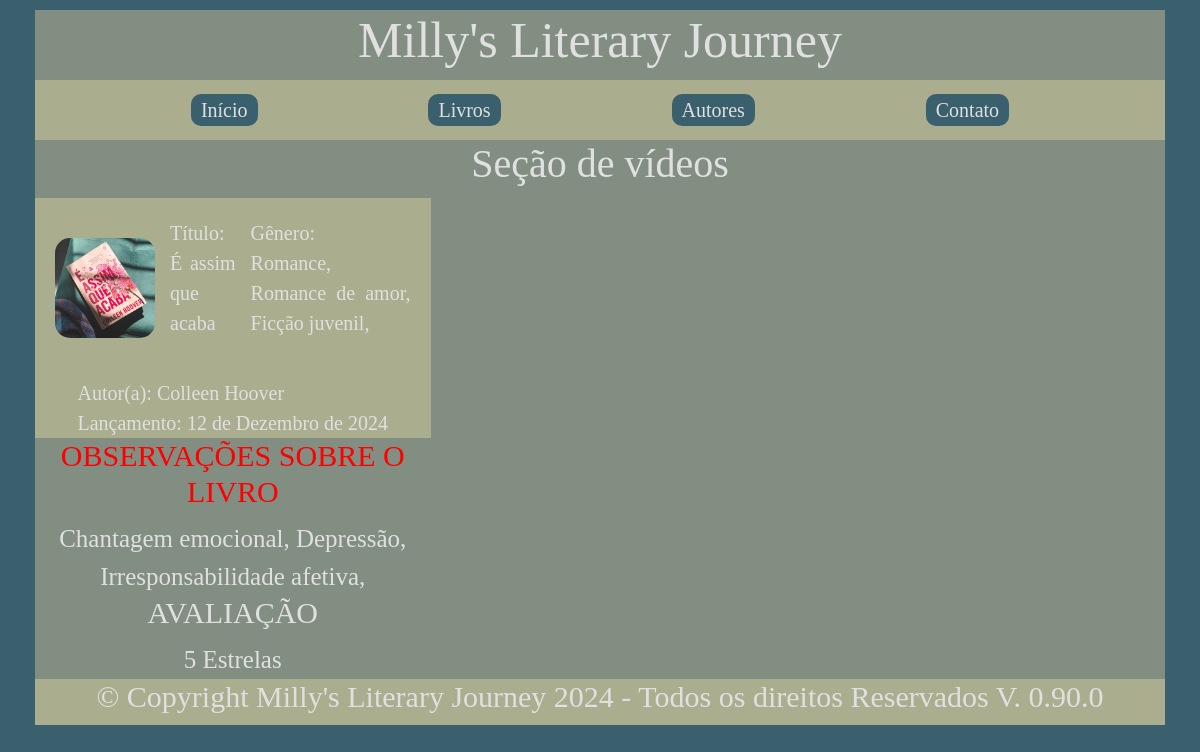
The page /livro/video/2 on the database its author committed.
### app/models.py (models this page shows, shortened)
class Livro(models.Model):
    capa = models.ImageField(upload_to="media", blank=True)
    titulo = models.CharField(max_length=80, blank=False)
    autor = models.ForeignKey(Autor, on_delete= models.PROTECT)
    generoLivro = models.ManyToManyField(Genero, blank=False)
    lancamento = models.DateField(blank=False)
    nota = models.IntegerField(blank=False)
    observacao = models.ManyToManyField(Observacoes, blank=False)
    resumo = models.TextField(blank=True)
    introducao = models.TextField(blank=False)
    desenvolvimento = models.TextField(blank=False)
    conclusao = models.TextField(blank=False)
    imagem01 = models.ImageField(upload_to="media", blank=True)
    imagem02 = models.ImageField(upload_to="media", blank=True)
    videos = models.ManyToManyField(Video, blank=True)

class Genero(models.Model):
    descricao = models.CharField(max_length=30, blank=False)

class Autor(models.Model):
    imagem = models.ImageField(upload_to="media", blank=True)
    nome = models.CharField(max_length=80, blank=False)
    naturalidade = models.CharField(max_length=100, blank=False)
    nascimento = models.DateField(blank=False)
    generoAutor = models.ManyToManyField(Genero)
    publicoAlvo = models.CharField(max_length=50, blank=False)
    editora = models.CharField(max_length=70, blank=True)
    resumo = models.TextField(blank=False)
    capaMaisLido01 = models.ImageField(upload_to="media", blank=True)
    capaMaisLido02 = models.ImageField(upload_to="media", blank=True)
    capaMaisLido03 = models.ImageField(upload_to="media", blank=True)
    maisLido = models.TextField(blank=True)
    livros = models.TextField(blank=True)

class Observacoes(models.Model):
    descricao = models.CharField(max_length=30,  blank=False)

### app/views.py (the view)
# urls.py: path('livro/video/<int:id>', videoLivro, name="videoLivro"),
def videoLivro(request, id):
    livroEscolhido = get_object_or_404(Livro, id=id)
    dadosPagina = {'paginaAtiva': 'video', 'livroEscolhido': livroEscolhido}
    return render(request, 'video.html', dadosPagina)

### app/templates/video.html (shortened to what this page needs)
{% extends 'base.html' %}
{% load static %}
{% block estilo %}
    <link rel="stylesheet" type="text/css" href="{% static 'CSS/estiloLink.css' %}">
    <link rel="stylesheet" type="text/css" href="{% static 'CSS/estilo.css' %}">
    <link rel="stylesheet" type="text/css" href="{% static 'CSS/estiloVideo.css' %}">
    <link rel="stylesheet" type="text/css" href="{% static 'CSS/estiloResposividadeVideo.css' %}">
{% endblock %}
{% block conteudo %}
    <div id="titulo">
        <h2>Seção de vídeos</h2>
    </div>
            <div id="primeiroBloco">
                <img img src="{{ livroEscolhido.capa.url }}" style="max-width: 100px">
                <p>Título:</br>{{ livroEscolhido.titulo }}</p>
                <p>
                    Gênero:</br>{% for genero in livroEscolhido.generoLivro.all %}
                        {{ genero.descricao }},
                        {% endfor %}
                </p>
            </div>
            <div id="segundoBloco">
                Autor(a): {{ livroEscolhido.autor.nome }}</br>
                Lançamento: {{livroEscolhido.lancamento}}
            </div>
            <div id="avaliacao">
                <h4>AVALIAÇÃO</h4>
                {{ livroEscolhido.nota }} Estrelas
            </div>
            <div id="observacoes">
                <h4>OBSERVAÇÕES SOBRE O LIVRO</h4>
                {% for observacao in livroEscolhido.observacao.all %}
                    {{ observacao.descricao }},
                {% endfor %}
            </div>
            <div id="video">
            </div>
{% endblock %}

### app/static/CSS/estilo.css (style rules this page uses)
* { font-family: 'serifadas', Times, serif; text-align: justify; color: #E0E0E0; font-size: 20px; }
h2 { text-align: center; }
body { background-color: #3A606E; padding: 5px; }

### app/static/CSS/estiloVideo.css (style rules this page uses)
#titulo { background-color: #828E82; }
#titulo h2 { text-align: center; }
#primeiroBloco { background-color: #AAAE8E; display: flex; flex-direction: row; justify-content: space-evenly; align-items: center; gap: 15px; padding: 20px; }
#primeiroBloco img { border-radius: 15px; }
#segundoBloco { background-color: #AAAE8E; display: flex; flex-direction: row; justify-content: space-evenly; align-items: center; }
#avaliacao { background-color: #828E82; text-align: center; font-size: 25px; }
#avaliacao h4 { text-align: center; }
#observacoes { background-color: #828E82; text-align: center; font-size: 25px; }
#observacoes h4 { color: red; text-align: center; }
#video { background-color: #828E82; display: flex; flex-direction: column; justify-content: center; align-items: center; }

### app/static/CSS/estiloResposividadeVideo.css (style rules this page uses)
#titulo { grid-area: titulo; }
#primeiroBloco { grid-area: primeiroBloco; }
#segundoBloco { grid-area: segundoBloco; }
#avaliacao { grid-area: avaliacao; }
#observacoes { grid-area: observacoes; }
#video { grid-area: video; }

### rows shown on the page
Livro: capa (picture), titulo "É assim que acaba", autor.nome "Colleen Hoover", lancamento "12 de Dezembro de 2024", nota "5"
Genero: descricao "Romance"
Genero: descricao "Romance de amor"
Genero: descricao "Ficção juvenil"
Observacoes: descricao "Chantagem emocional"
Observacoes: descricao "Depressão"
Observacoes: descricao "Irresponsabilidade afetiva"
